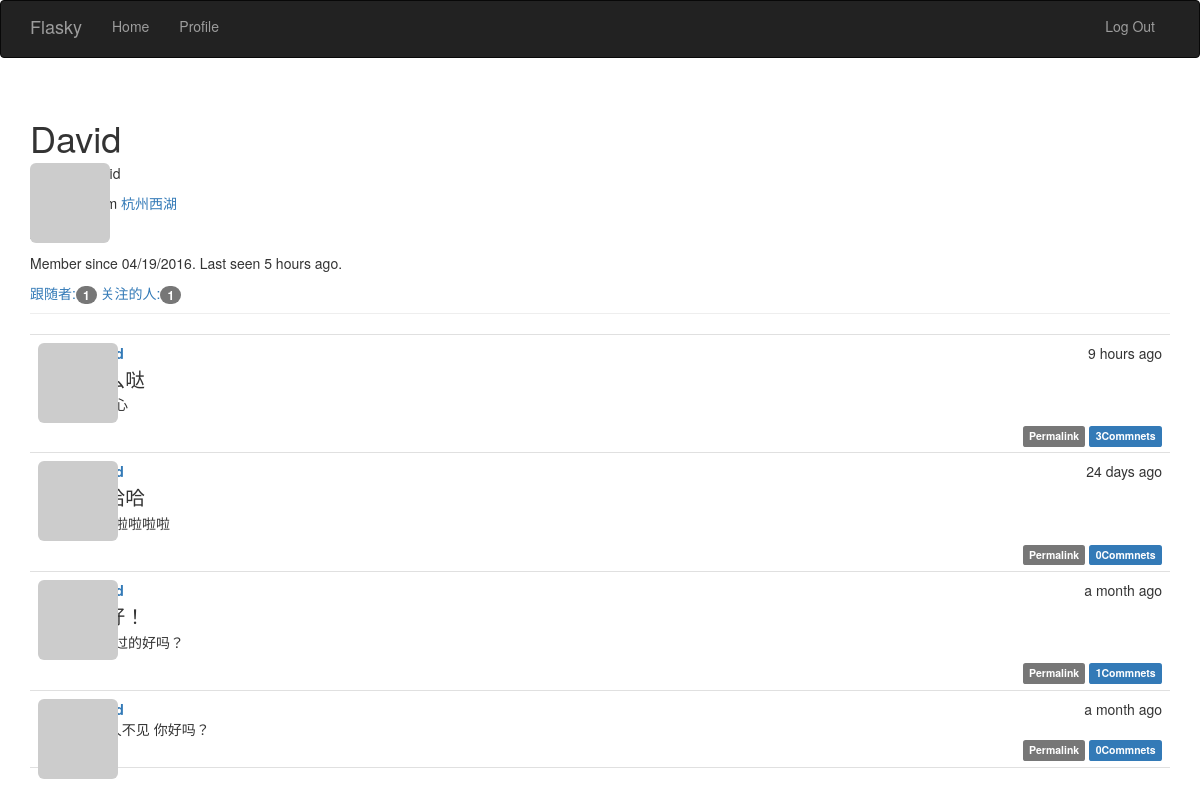
/user/David (signed in), run on the app's committed database.
### app/models.py (models this page shows, shortened)
class User(db.Model,UserMixin):
    __tablename__='users'
    id=db.Column(db.Integer,primary_key=True)
    username=db.Column(db.String(64),unique=True,index=True)
    role_id=db.Column(db.Integer,db.ForeignKey('roles.id'))
    password_hash=db.Column(db.String(128))
    email=db.Column(db.String(64),unique=True,index=True)
    confirmed=db.Column(db.Boolean,default=False)
    name = db.Column(db.String(64))
    location = db.Column(db.String(64))
    about_me = db.Column(db.Text())
    member_since = db.Column(db.DateTime(), default=datetime.utcnow)
    last_seen = db.Column(db.DateTime(), default=datetime.utcnow)
    avatar_hash=db.Column(db.String(64))
    posts=db.relationship('Post',backref='author',lazy='dynamic')
    followed = db.relationship('Follow',
                               foreign_keys=[Follow.follower_id],
                               backref=db.backref('follower', lazy='joined'),
                               lazy='dynamic',
                               cascade='all, delete-orphan')
    followers = db.relationship('Follow',
                                foreign_keys=[Follow.followed_id],
                                backref=db.backref('followed', lazy='joined'),
                                lazy='dynamic',
                                cascade='all, delete-orphan')
    comments=db.relationship('Comment',backref='author',lazy='dynamic')
    def can(self,permissions):
        return self.role is not None and (self.role.permissions & permissions)==permissions
    def is_administrator(self):
        return self.can(Permission.ADMINISTER)
    @property
    def password(self):
        raise AttributeError('password is not a readable attribute')
    def gravatar(self,size=100,default='identicon',rating='g'):
        if request.is_secure:
            url="https://secure.gravatar.com/avatar"
        else:
            url='http://www.gravatar.com/avatar'
        hash=hashlib.md5(self.email.encode('utf-8')).hexdigest()
        return '{url}/{hash}?s={size}&d={default}&r={rating}'.format(url=url,hash=hash,size=size,default=default,rating=rating)
    def is_following(self,user):
        return self.followers.filter_by(
            follower_id=user.id).first() is not None

class Post(db.Model):
    __tablename__='posts'
    id=db.Column(db.Integer,primary_key=True)
    body=db.Column(db.Text)
    date=db.Column(db.DateTime,default=datetime.utcnow(),index=True)
    author_id=db.Column(db.Integer,db.ForeignKey('users.id'))
    body_html=db.Column(db.Text)
    comments=db.relationship('Comment',backref="post",lazy='dynamic')

### app/main/views.py (the view)
@main.route('/user/<username>',methods=['POST','GET'])
def user(username):
    user=User.query.filter_by(username=username).first()
    if user is None:
        abort(404)
    posts= user.posts.order_by(Post.date.desc()).all()
    return render_template('user.html',user=user,posts=posts)

### app/main/__init__.py (called while the page is built)
@main.app_context_processor
def inject_permissions():
    return dict(Permission=Permission)

### app/models.py (called while the page is built)
@login_manager.user_loader
def load_user(user_id):
    return User.query.get(int(user_id))

### app/templates/user.html (shortened to what this page needs)
{% extends "base.html" %}
{% block page_content %}
<div class="page-header">
    <h1>{{ user.username }}</h1>
    <div class="intro">
        <div class="left">
            <img class="img-rounded profile-thumbnail" src="{{ user.gravatar(size=50) }}">
        </div>
        <div class="right">
        {% if user.name or user.location %}
        <p >
        </p>
        <p >   {% if user.location %}
            From <a href="http://maps.google.com/?q={{ user.location }}">{{  user.location  }}</a>
            {% endif %}
        </p>
        {% endif %}
        </div>
    </div>
    {% if user.about_me %}<p>{{ user.about_me }}</p>{% endif %}
    <p>
    Member since {{ moment(user.member_since).format('L') }}.
    Last seen {{ moment(user.last_seen).fromNow() }}.
    </p>
    <a href="{{ url_for(".followers",username=user.username)}}">
        跟随者:<span class="badge">{{ user.followers.count() }}</span>
    </a>
    <a href="{{ url_for(".followed_by",username=user.username) }}">
        关注的人:<span class="badge">{{ user.followed.count() }}</span>
    </a>
</div>
    {% include "_posts.html" %}
{% endblock %}

### app/templates/_posts.html (shortened to what this page needs)
    <ul class="posts">
        {% for post in posts %}
            <li class="post">
             <div class="profile-thumbnail">
                 <a href="{{ url_for(".user",username=post.author.username) }}">
                     <img class="img-rounded profile-thumbnail" src="{{ post.author.gravatar(size=40) }}">
                 </a>
             </div>
            <div class="post-content">
                 <div class="post-date">{{ moment(post.date).fromNow() }}</div>
                 <div class="post-author">
                    <a href="{{ url_for('.user', username=post.author.username) }}">
                    </a>
                 </div>
                 <div class="post-body">
                     {% if post.body_html %}
                        {{ post.body_html | safe }}
                     {% else %}
                        {{ post.body }}
                     {% endif %}
                 </div>
                <div class="post-footer">
                    <a href="{{ url_for('.post', id=post.id) }}">
                        <span class="label label-default">Permalink</span>
                    </a>
                    {% if current_user.is_authenticated %}
                        <a href="{{ url_for('.post',id=post.id) }}#comments">
                            <span class="label label-primary">
                                {{ post.comments.count() }}Commnets
                            </span>
                        </a>
                    {% endif %}
                </div>
            </div>
             </li>
        {% endfor %}
    </ul>

### app/static/styles.css (style rules this page uses)
* { -webkit-box-sizing: border-box; -moz-box-sizing: border-box; -ms-box-sizing:border-box; box-sizing: border-box; }
.profile-thumbnail { position: absolute; }
ul.posts { list-style-type: none; padding: 0px; margin: 16px 0px 0px 0px; border-top: 1px solid #e0e0e0; }
ul.posts li.post { padding: 8px; border-bottom: 1px solid #e0e0e0; }
div.post-date { float: right; }
div.post-author { font-weight: bold; }
div.post-content { margin-left: 48px; min-height: 48px; }
div.post-footer { text-align: right; }
.post-body h1 { font-size: 140%; }
div.left { float: left; }
div.right { margin-left: 55px; }
div.intro { display: flex; flex-wrap: wrap; }
h1 { margin-top: 5px; margin-bottom: 5px; }

### data on the page
User: username "David", location "杭州西湖", member_since "04/19/2016", last_seen "5 hours ago"
Post: date "9 hours ago", comments.count "3"
Post: date "24 days ago", body_html "啦啦啦啦啦啦", comments.count "0"
Post: date "a month ago", body_html "最近过的好吗？", comments.count "1"
Post: date "a month ago", body "#好久不见 你好吗？", comments.count "0"

### other printed values
{{ user.followers.count() }} "1"
{{ user.followed.count() }} "1"
